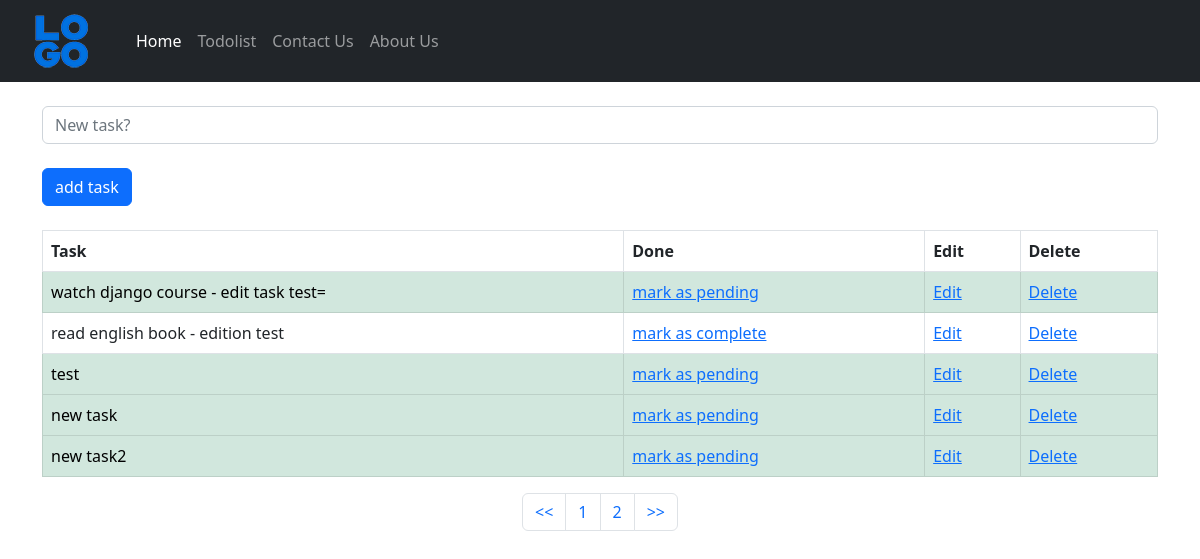
/todolist/, run on the app's committed database.
### todolist_app/models.py (models this page shows, shortened)
class TaskList(models.Model):
    task = models.CharField(max_length=300)
    done = models.BooleanField(default=False)

### todolist_app/views.py (the view)
# urls.py: path('todolist/', include('todolist_app.urls'))
def todolist(request):
    if request.method == 'POST':
        form = TaskForm(request.POST or None)
        if form.is_valid():
            form.save()
        messages.success(request, "new task added")
        return redirect('todolist')
    else:
        all_tasks = TaskList.objects.all()
        paginator = Paginator(all_tasks, 5)
        page = request.GET.get('page')
        all_tasks = paginator.get_page(page)
        context = {
            'all_tasks': all_tasks
        }
        return render(request, 'todolist.html', context)

### todolist_app/templates/todolist.html (shortened to what this page needs)
{% extends 'base.html'%}
{% block content %}
<div class="container">
    <form method="POST">
        <div class="form-group">
          <input type="text" class="form-control" name="task" placeholder="New task?">
        </div>
        <br>
        <button type="submit" class="btn btn-primary">add task</button>
      </form>
      <br>
    <table class="table table-bordered">
        <thead class="thead-dark">
          <tr>
            <th scope="col">Task</th>
            <th scope="col">Done</th>
            <th scope="col">Edit</th>
            <th scope="col">Delete</th>
          </tr>
        </thead>
        <tbody>
            {% if all_tasks %}
                {% for obj in all_tasks%}
                    {% if obj.done %}
                        <tr class="table-success">
                            <td>{{obj.task}}</td>
                            <td><a href={% url 'pending_task' obj.id %}>mark as pending</a></td>
                            <td><a href={% url 'edit_task' obj.id %}>Edit</a></td>
                            <td><a href={% url 'delete_task' obj.id %}>Delete</a></td>
                        </tr>
                    {% else %}
                        <tr>
                            <td>{{obj.task}}</td>
                            <td><a href={% url 'complete_task' obj.id %}>mark as complete</a></td>
                            <td><a href={% url 'edit_task' obj.id %}>Edit</a></td>
                            <td><a href={% url 'delete_task' obj.id %}>Delete</a></td>
                        </tr>
                    {% endif %}
                {% endfor %}
            {% endif %}
        </tbody>
      </table>
      <nav aria-label="Page navigation example">
        <ul class="pagination justify-content-center">
          <li class="page-item"><a class="page-link" href="?page=1"><<</a></li>
          <li class="page-item"><a class="page-link" href="?page={{all_tasks.number}}">{{all_tasks.number}}</a></li>
          {% if all_tasks.has_next %}
            <li class="page-item"><a class="page-link" href="?page={{all_tasks.next_page_number}}">{{all_tasks.next_page_number}}</a></li>
          {% endif %}
          <li class="page-item"><a class="page-link" href="?page={{all_tasks.paginator.num_pages}}">>></a></li>
        </ul>
      </nav>
</div>
{% endblock content%}

### data on the page
TaskList: task "watch django course - edit task test="
TaskList: task "read english book - edition test"
TaskList: task "test"
TaskList: task "new task"
TaskList: task "new task2"

### other printed values
{{ all_tasks.number }} "1"
{{ all_tasks.next_page_number }} "2"
